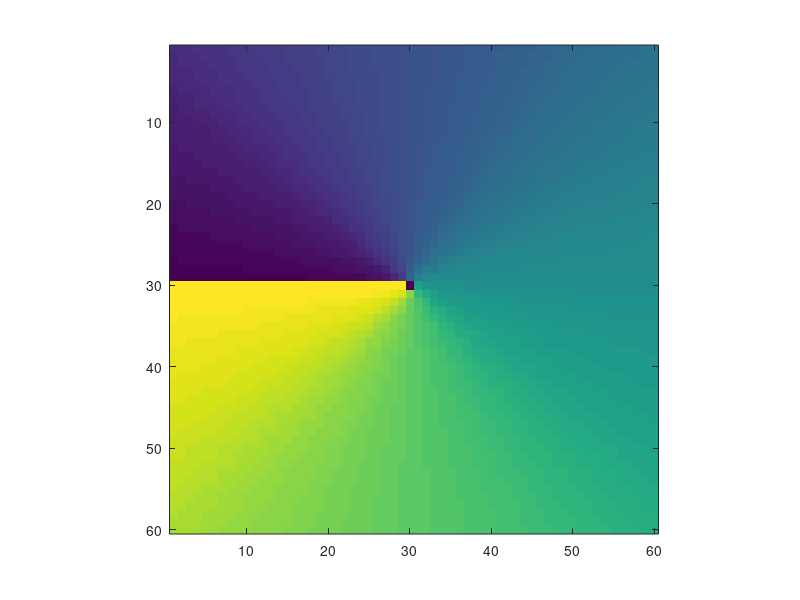

MATLAB code for this plot: (Note: this script raises an error after producing the figure.)
%% Create a pinwheel
theta = linspace(0,2*pi,5000);
theta(end) = [];
shift = pi/2;
x = linspace(0+shift,8*pi+shift,length(theta));
y = (sin(x).*(1-(1/sqrt(2))))+1;
newTheta = randsample(theta,length(theta),true,y);
newTheta = sort(newTheta);

rho = linspace(1,99,99);
side = 60;
screen = zeros(200,200);
[X Y] = meshgrid(1:size(screen,2),1:size(screen,1));
x0 = size(screen,2)/2;
y0 = size(screen,1)/2;

for i = 1:length(theta)
    for j = 1:length(rho)
        [x y] = pol2cart(theta(i),rho(j));
        screen(y0-round(y),x0-round(x)) = newTheta(i);
    end
end
screen = screen(y0-floor(side/2)+1:y0+floor(side/2),x0-floor(side/2)+1:x0+floor(side/2));
figure
imagesc(screen)
axis square
map = colorcet( 'C2' ); colormap( circshift( map, [ 28, 0 ] ) )
axis off
colorbar

bins = linspace(0,2*pi,101);
bins(end) = [];
binStep = bins(2)-bins(1);
newScreen = screen;
for i = 1:length(bins)
    newScreen(screen >= bins(i) & screen < bins(i)+binStep) = bins(i);
end
oldScreen = newScreen;
meanBin = length(newScreen(:))./length(bins);
binCount = [];
for i = 1:length(bins)
    binCount(i) = length(find(newScreen(:) == bins(i)));
end
shuff = [1 2];
linScreen = newScreen(:);
binOff = binCount-meanBin;
figure
plot(binOff)
while max(abs(binOff)) > 1
    for i = 1:length(binCount)        
        if binOff(i) > 0
            theseBins = find(linScreen == bins(i));
            randBins = theseBins(randperm(length(theseBins),abs(binOff(i))));
            for j = 1:length(randBins)
                binShift = circshift(bins,shuff(randi(2,1)));
                linScreen(randBins(j)) = binShift(i);
            end
        elseif binOff(i) < 0
            bins1 = circshift(bins,-shuff(randi(2,1)));
            bins2 = circshift(bins,shuff(randi(2,1)));
            theseBins = find(linScreen == bins1(i) | linScreen == bins2(i));
            randBins = theseBins(randperm(length(theseBins),abs(binOff(i))));
            linScreen(randBins) = bins(i);                
        end
        binCount = [];
        for k = 1:length(bins)
            binCount(k) = length(find(linScreen == bins(k)));
        end
    end
    binOff = binCount-meanBin;
    plot(binOff)
    pause(0.1)
end
close
low = find(binOff < 0);
high = find(binOff > 0);
for i = 1:length(low)
    theseBins = find(linScreen == bins(low(i)));
    thoseBins = find(linScreen == bins(high(i)));
    linScreen(thoseBins(1)) = bins(low(i));
end
newScreen = reshape(linScreen,60,60);

figure
imagesc(newScreen)
axis square
map = colorcet( 'C2' ); colormap( circshift( map, [ 28, 0 ] ) )
axis off
colorbar

figure
histogram(newScreen(:),bins)

%% Flip pinwheel to create full 4mm map
test = newScreen;
test2 = rot90(test,2);
test2 = fliplr(test2);
test3 = rot90(test2,2);
test4 = rot90(test2,2);
test4 = flipud(test4);

allTest = zeros(size(test,1)*2,size(test,2)*2);
allTest(1:size(test,1),1:size(test,2)) = test;
allTest(size(test,1)+1:size(test,1)*2,1:size(test,2)) = test2;
allTest(1:size(test,1),size(test,2)+1:size(test,2)*2) = test3;
allTest(size(test,1)+1:size(test,1)*2,size(test,2)+1:size(test,2)*2) = test4;

test = allTest;
test2 = rot90(test,2);
test2 = fliplr(test2);
test3 = rot90(test2,2);
test4 = rot90(test2,2);
test4 = flipud(test4);

allTest = zeros(size(test,1)*2,size(test,2)*2);
allTest(1:size(test,1),1:size(test,2)) = test;
allTest(size(test,1)+1:size(test,1)*2,1:size(test,2)) = test2;
allTest(1:size(test,1),size(test,2)+1:size(test,2)*2) = test3;
allTest(size(test,1)+1:size(test,1)*2,size(test,2)+1:size(test,2)*2) = test4;

test = allTest;
test2 = rot90(test,2);
test2 = fliplr(test2);
test3 = rot90(test2,2);
test4 = rot90(test2,2);
test4 = flipud(test4);

allTest = zeros(size(test,1)*2,size(test,2)*2);
allTest(1:size(test,1),1:size(test,2)) = test;
allTest(size(test,1)+1:size(test,1)*2,1:size(test,2)) = test2;
allTest(1:size(test,1),size(test,2)+1:size(test,2)*2) = test3;
allTest(size(test,1)+1:size(test,1)*2,size(test,2)+1:size(test,2)*2) = test4;

test = allTest;
test2 = rot90(test,2);
test2 = fliplr(test2);
test3 = rot90(test2,2);
test4 = rot90(test2,2);
test4 = flipud(test4);

allTest = zeros(size(test,1)*2,size(test,2)*2);
allTest(1:size(test,1),1:size(test,2)) = test;
allTest(size(test,1)+1:size(test,1)*2,1:size(test,2)) = test2;
allTest(1:size(test,1),size(test,2)+1:size(test,2)*2) = test3;
allTest(size(test,1)+1:size(test,1)*2,size(test,2)+1:size(test,2)*2) = test4;
screen = allTest(1:600,1:600);
allTest = screen;
figure
imagesc(screen)
map = colorcet( 'C2' ); colormap( circshift( map, [ 28, 0 ] ) )
axis square
c = colorbar;
c.Label.String = 'Preferred Direction (rad)';
c.TickLabels = {'0','\pi','2 \pi'};
c.Ticks = [0 pi 2*pi];
set(gca,'fontsize',16,'linewidth',1.5)
set(gca,'xtick',150:150:600,'xticklabel',1:1:4)
set(gca,'ytick',1:150:451,'yticklabel',4:-1:1)
xlabel('Distance (mm)')
ylabel('Distance (mm)')
